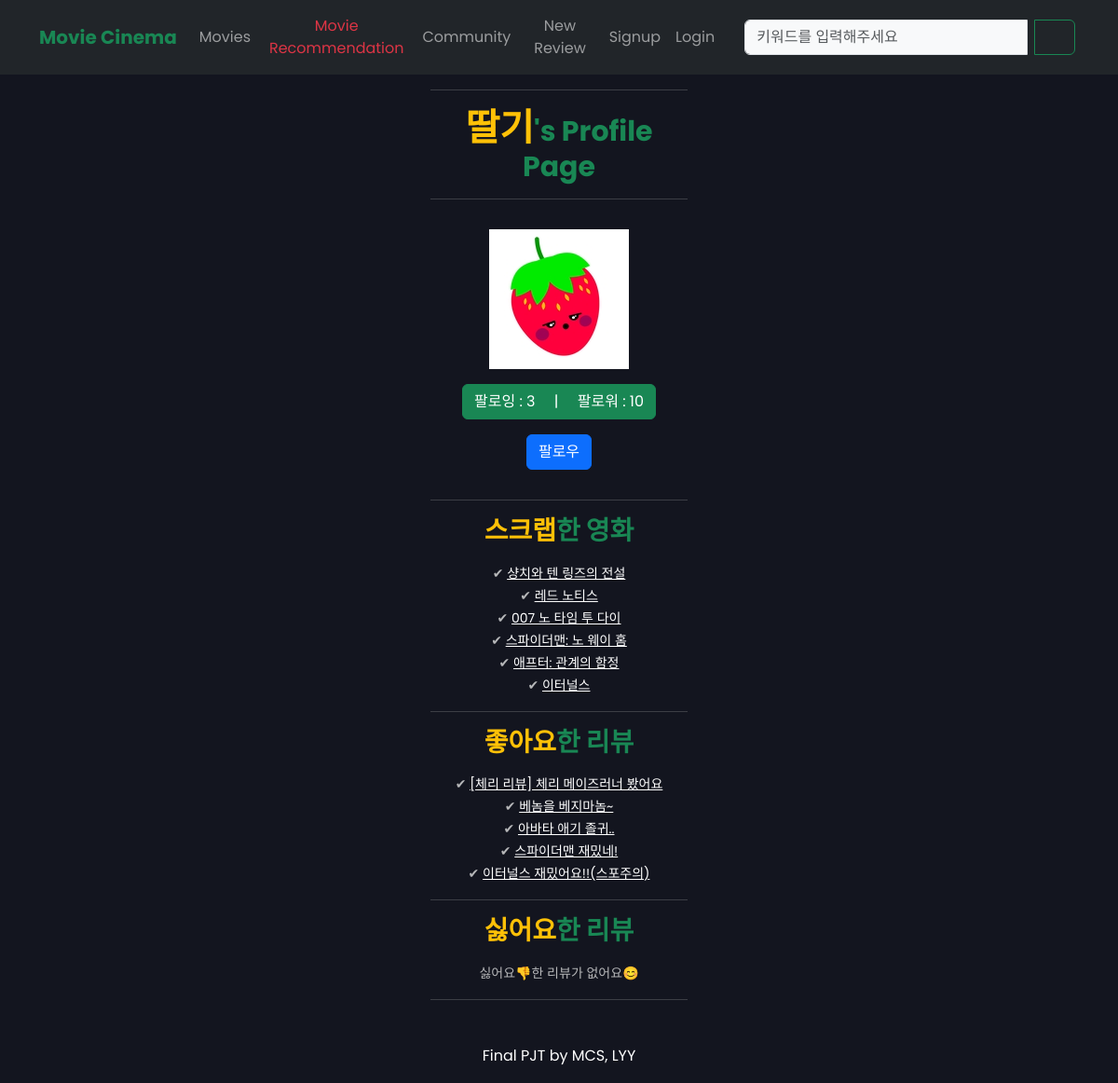
The app's page /accounts/profile/strawberry/ with its own data.
### accounts/models.py (models this page shows)
class User(AbstractUser):
    def profile_image_path(instance, filename):
        return f'user_profile_{instance.pk}/{filename}'
    nickname = models.CharField(max_length=10)
    followings = models.ManyToManyField('self', symmetrical=False, related_name="followers")
    profile_image = ProcessedImageField(
        blank=True,
        upload_to=profile_image_path,
        processors=[ResizeToFill(150, 150)],
        format='JPEG',
        options={'quality': 100}
    )

### movies/models.py (models this page shows, shortened)
class Movie(models.Model):
    title = models.CharField(max_length=100)
    popularity = models.FloatField()
    vote_count = models.IntegerField()
    vote_average = models.FloatField()
    overview = models.TextField()
    release_date = models.DateField()
    production_company = models.CharField(max_length=100)
    poster_path = models.CharField(max_length=200, blank=True, null=True)
    youtube_path = models.CharField(max_length=200, blank=True)
    genres = models.ManyToManyField(Genre)
    scrap_users = models.ManyToManyField(settings.AUTH_USER_MODEL, related_name='scrap_movies')

### community/models.py (models this page shows, shortened)
class Review(models.Model):
    RANKS = [
        (1, '★'),
        (2, '★★'),
        (3, '★★★'),
        (4, '★★★★'),
        (5, '★★★★★'),
    ]
    def review_image_path(instance, filename):
        return f'review_image_{instance.pk}/{filename}'
    title = models.CharField(max_length=100)
    content = models.TextField()
    created_at = models.DateTimeField(auto_now_add=True)
    updated_at = models.DateTimeField(auto_now=True)
    rank = models.IntegerField(choices=RANKS, default=5) # 리뷰평점
    is_spoiler = models.BooleanField() # 스포일러 유무
    user_upload_image = models.ImageField(upload_to=review_image_path, blank=True) # 리뷰에 유저가 업로드한 이미지
    thumbnail = ImageSpecField(source='user_upload_image', processors=[ResizeToFill(100,150)], format='JPEG', options={'quality':80}) # source필드의 이미지를 리사이징해서 별도의 작은 이미지 생성해줌
    movie = models.ForeignKey('movies.Movie', on_delete=models.CASCADE, related_name='reviews')  # 다른 앱에 있는 모델 참조하기!!! '앱이름.모델명'  # 리뷰가 작성된 영화 정보
    user = models.ForeignKey(settings.AUTH_USER_MODEL, on_delete=models.CASCADE)    # 리뷰 작성자
    like_users = models.ManyToManyField(settings.AUTH_USER_MODEL, related_name='like_reviews')    # 좋아요한 유저
    dislike_users = models.ManyToManyField(settings.AUTH_USER_MODEL, related_name='dislike_reviews')     # 싫어요한 유저

### accounts/views.py (the view)
# urls.py: path('profile/<username>/', views.profile, name='profile'),
@require_safe
def profile(request, username):
    person = get_object_or_404(get_user_model(), username=username)
    if person.is_staff and not request.user.is_staff: # staff권한 가진 경우 프로필페이지 접근하지 못하도록 함 # staff는 접근 가능 가능
        return redirect('movies:index')
    context = {
        'person': person,
    }
    return render(request, 'accounts/profile.html', context)

### accounts/templates/accounts/profile.html (shortened to what this page needs)
{% extends 'base.html' %}
{% load static %}
{% block content %}
  <div class="container col-3">
    <hr>
    {% if person.nickname %}
    <h2 class="fw-bold mt-3 text-center text-success"><span class="text-warning fs-1">{{ person.nickname }}</span>'s Profile Page</h1>
    {% else %}
    <h2 class="fw-bold mt-3 text-center text-success"><span class="text-warning fs-1">{{ person.username }}</span>'s Profile Page</h2>
    {% endif %}
    <hr>
    <div class="text-center">
      {% if person.profile_image %}
        <img class="my-3" src="{{ person.profile_image.url }}">
      {% else %}
        <img class="my-3" src="{% static 'accounts/profile_default_image.png' %}" width="200">
      {% endif %}
      <br>
      {% with followings=person.followings.all followers=person.followers.all scraps=person.scrap_movies.all likes=person.like_reviews.all dislikes=person.dislike_reviews.all %}
        <div>
          <div>
              <a id="follow-count" class="btn btn-success" href="{% url 'accounts:follow_list' person.username %}">팔로잉 : {{ followings|length }}  　|　  팔로워 : {{ followers|length }}</a>
            </div>
            {% if user != person %}
              <div>
                <form id="follow-form" data-user-id="{{ person.pk }}">
                  {% if request.user in followers %}
                    <button id="followBtn" class="btn btn-danger my-3">언팔로우</button>
                  {% else %}
                    <button id="followBtn" class="btn btn-primary my-3">팔로우</button>
                  {% endif %}
                </form>
              </div>
            {% endif %}
          </div>
        <hr>
        <h3 class="text-success fw-bold my-3"><span class="text-warning">스크랩</span>한 영화</h3>
        <ul>
          {% for scrap in scraps %}
            <li>✔ <a class="text-decoration-underline" href="{% url 'movies:detail' scrap.pk %}">{{ scrap.title }}<a/></li>
          {% empty %}
          <p>스크랩한 영화가 없어요😅</p>
          {% endfor %}
        </ul>
        <hr>
        <h3 class="text-success fw-bold my-3"><span class="text-warning" >좋아요</span>한 리뷰</h3>
        <ul>
          {% for like in likes %}
            <li>✔ <a class="text-decoration-underline" href="{% url 'community:detail' like.pk %}">{{ like.title }}</a></li>
          {% empty %}
          <p>좋아요👍한 리뷰가 없어요😥</p>
          {% endfor %}
        </ul>
        <hr>
        <h3 class="text-success fw-bold my-3"><span class="text-warning">싫어요</span>한 리뷰</h3>
        <ul>
          {% for dislike in dislikes %}
            <li>✔ <a class="text-decoration-underline" href="{% url 'community:detail' dislike.pk %}">{{ dislike.title }}</a></li>
          {% empty %}
          <p>싫어요👎한 리뷰가 없어요😊</p>
          {% endfor %}
        </ul>
        <hr>
    </div>
  </div>
  {% endwith %}
{% endblock %}

### templates/base.html (shortened to what this page needs)
{% load bootstrap5 %}
{% load static %}
<!DOCTYPE html>
<html lang="en">
<head>
  {% bootstrap_css %}
  <link rel="stylesheet" type="text/css" href="{% static '/css/slicknav.min.css' %}" media="all" />
  <link rel="stylesheet" type="text/css" href="{% static '/css/icofont.css' %}" media="all" />
  <link rel="stylesheet" type="text/css" href="{% static '/css/owl.carousel.css' %}">
  <link rel="stylesheet" type="text/css" href="{% static '/css/magnific-popup.css' %}">
  <link rel="stylesheet" type="text/css" href="{% static '/css/style.css' %}" media="all" />
  <link rel="stylesheet" type="text/css" href="{% static '/css/responsive.css' %}" media="all" />
</head>
<body>
    {% include '_nav.html' %}
    {% block content %}
    {% endblock content %}
    {% include '_footer.html' %}
</body>
</html>

### templates/_nav.html (shortened to what this page needs)
<nav class="text-center fs-6 navbar navbar-expand-lg navbar-dark bg-dark">
  <div class="container d-flex">
    <a class="navbar-brand fs-5 fw-bold text-success align-items-center" href="{% url 'movies:index' %}">Movie Cinema</a>
    <div class="collapse navbar-collapse" id="navbarNavAltMarkup">
      <div class="navbar-nav align-items-center">
        <a class="nav-link" aria-current="page" href="{% url 'movies:movie_list' 0 %}">Movies</a>
        <a class="nav-link active text-danger" href="{% url 'movies:recommended' 0 %}">Movie Recommendation</a>
        <a class="nav-link" href="{% url 'community:index' %}">Community</a>
        <a class="nav-link" href="{% url 'community:create' 0 %}">New Review</a>
        {% if user.is_authenticated %}
          <a class="nav-link me-2" href="{% url 'accounts:profile' user %}">{% if user.nickname %}<span class="text-warning">{{ user.nickname }}</span>'s {% else %} <span class="text-warning">{{user}}</span>'s {% endif %} Profile</a>
          <form action="{% url 'accounts:logout' %}", method="POST">
            {% csrf_token %}
            <button class="btn btn-dark text-white-50 fs-6 me-3">logout</button>
          </form>
        {% else %}
          <a class="nav-link" href="{% url 'accounts:signup' %}">Signup</a>
          <a class="nav-link padding-right me-4" href="{% url 'accounts:login' %}">Login</a>
        {% endif %}
      </div>
      <form class="d-flex form-inline my-2 my-lg-0 ml-3" action="{% url 'movies:movie_search' %}">
        <div class="input-group">
          <input class="form-control mr-sm-2 me-2 bg-light" type="search" placeholder="키워드를 입력해주세요" aria-label="Search" name="message">
          <button class="btn btn-outline-success text-white me-1 my-2 my-sm-0 input-group-addon" type="submit"><i class="icofont icofont-search"></i></button>
        </div>
      </form>
    </div>
  </div>
</nav>

### templates/_footer.html (shortened to what this page needs)
<footer class="d-flex text-white navbar-fixed-bottom mt-5 mb-2 fs-6">
  <p class="mx-auto">Final PJT by MCS, LYY</p>
</footer>

### movies/static/css/style.css (style rules this page uses)
body { line-height: 24px; font-size: 14px; color: #b6b7b9; background: #13151f; font-family: 'Poppins', sans-serif; font-weight: 400; position: relative; }
h1, h2, h3, h4, h5, h6 { font-weight: 500; color: #fff; }
h1, h2, h3, h4, h5, h6, p { margin: 0px; }
h2 { font-size: 30px; }
a { transition: 0.6s; }
a, a:hover { color: #fff; }
img { max-width: 100%; height: auto; }
a, a:hover, a:focus, a:active, button:focus { text-decoration: none; border: none; outline: 0; }
ul { list-style: none; margin: 0; padding: 0;h }
button { cursor: pointer; }
button[type="submit"] { width: auto; color: #666; padding: 4px 15px; }
textarea, input, textarea::-webkit-input-placeholder , input::-webkit-input-placeholder { color: #fff; }

### records on screen
User: nickname "딸기", profile_image (picture)
Movie: title "샹치와 텐 링즈의 전설"
Movie: title "레드 노티스"
Movie: title "007 노 타임 투 다이"
Movie: title "스파이더맨: 노 웨이 홈"
Movie: title "애프터: 관계의 함정"
Movie: title "이터널스"
Review: title "[체리 리뷰] 체리 메이즈러너 봤어요"
Review: title "베놈을 베지마놈~"
Review: title "아바타 애기 졸귀.."
Review: title "스파이더맨 재밌네!"
Review: title "이터널스 재밌어요!!(스포주의)"

### other values on screen
{{ followings|length }} "3"
{{ followers|length }} "10"
